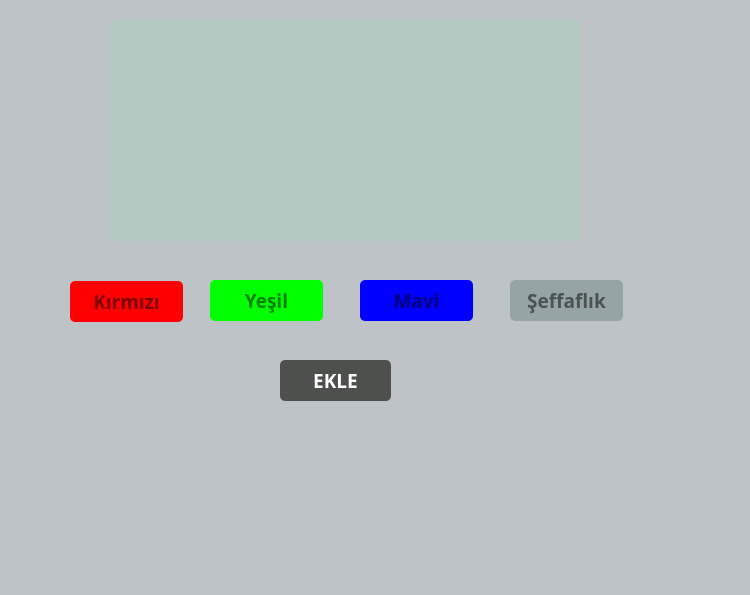
<?xml version="1.0" encoding="UTF-8"?>
<ui version="4.0">
 <class>Form</class>
 <widget class="QWidget" name="Form">
  <property name="geometry">
   <rect>
    <x>0</x>
    <y>0</y>
    <width>750</width>
    <height>595</height>
   </rect>
  </property>
  <property name="windowTitle">
   <string>Form</string>
  </property>
  <widget class="QLabel" name="lbl_bckcolor">
   <property name="geometry">
    <rect>
     <x>0</x>
     <y>0</y>
     <width>751</width>
     <height>601</height>
    </rect>
   </property>
   <property name="styleSheet">
    <string notr="true">background-color: rgb(189, 195, 199);</string>
   </property>
   <property name="text">
    <string/>
   </property>
  </widget>
  <widget class="QLabel" name="lbl_image">
   <property name="geometry">
    <rect>
     <x>120</x>
     <y>30</y>
     <width>451</width>
     <height>201</height>
    </rect>
   </property>
   <property name="styleSheet">
    <string notr="true">border-image: url(:/img/Nirvana-Wallpaper-14.jpg);</string>
   </property>
   <property name="text">
    <string/>
   </property>
  </widget>
  <widget class="QLabel" name="lbl_trans">
   <property name="geometry">
    <rect>
     <x>110</x>
     <y>20</y>
     <width>471</width>
     <height>221</height>
    </rect>
   </property>
   <property name="styleSheet">
    <string notr="true">background-color: rgb(85, 255, 127,20);</string>
   </property>
   <property name="text">
    <string/>
   </property>
  </widget>
  <widget class="QLineEdit" name="txt_kirmizi">
   <property name="geometry">
    <rect>
     <x>70</x>
     <y>281</y>
     <width>113</width>
     <height>41</height>
    </rect>
   </property>
   <property name="font">
    <font>
     <family>Segoe UI Semibold</family>
     <pointsize>14</pointsize>
     <weight>75</weight>
     <bold>true</bold>
    </font>
   </property>
   <property name="mouseTracking">
    <bool>true</bool>
   </property>
   <property name="styleSheet">
    <string notr="true">background-color: rgb(255, 0, 0); border-radius: 5px; border-color:black;</string>
   </property>
   <property name="alignment">
    <set>Qt::AlignCenter</set>
   </property>
   <property name="placeholderText">
    <string>Kırmızı</string>
   </property>
   <property name="cursorMoveStyle">
    <enum>Qt::LogicalMoveStyle</enum>
   </property>
  </widget>
  <widget class="QLineEdit" name="txt_yesil">
   <property name="geometry">
    <rect>
     <x>210</x>
     <y>280</y>
     <width>113</width>
     <height>41</height>
    </rect>
   </property>
   <property name="font">
    <font>
     <family>Segoe UI Semibold</family>
     <pointsize>14</pointsize>
     <weight>75</weight>
     <bold>true</bold>
    </font>
   </property>
   <property name="mouseTracking">
    <bool>true</bool>
   </property>
   <property name="styleSheet">
    <string notr="true">background-color: rgb(0, 255, 0);border-radius: 5px; border-color:black;</string>
   </property>
   <property name="alignment">
    <set>Qt::AlignCenter</set>
   </property>
   <property name="dragEnabled">
    <bool>false</bool>
   </property>
   <property name="readOnly">
    <bool>false</bool>
   </property>
   <property name="placeholderText">
    <string>Yeşil</string>
   </property>
   <property name="cursorMoveStyle">
    <enum>Qt::LogicalMoveStyle</enum>
   </property>
  </widget>
  <widget class="QLineEdit" name="txt_mavi">
   <property name="geometry">
    <rect>
     <x>360</x>
     <y>280</y>
     <width>113</width>
     <height>41</height>
    </rect>
   </property>
   <property name="font">
    <font>
     <family>Segoe UI Semibold</family>
     <pointsize>14</pointsize>
     <weight>75</weight>
     <bold>true</bold>
    </font>
   </property>
   <property name="mouseTracking">
    <bool>true</bool>
   </property>
   <property name="styleSheet">
    <string notr="true">background-color: rgb(0, 0, 255);border-radius: 5px; border-color:black;</string>
   </property>
   <property name="alignment">
    <set>Qt::AlignCenter</set>
   </property>
   <property name="readOnly">
    <bool>false</bool>
   </property>
   <property name="placeholderText">
    <string>Mavi</string>
   </property>
   <property name="cursorMoveStyle">
    <enum>Qt::LogicalMoveStyle</enum>
   </property>
  </widget>
  <widget class="QLineEdit" name="txt_seffaflik">
   <property name="geometry">
    <rect>
     <x>510</x>
     <y>280</y>
     <width>113</width>
     <height>41</height>
    </rect>
   </property>
   <property name="font">
    <font>
     <family>Segoe UI Semibold</family>
     <pointsize>14</pointsize>
     <weight>75</weight>
     <bold>true</bold>
    </font>
   </property>
   <property name="mouseTracking">
    <bool>true</bool>
   </property>
   <property name="styleSheet">
    <string notr="true">background-color: rgb(149, 165, 166);border-radius: 5px; border-color:black;</string>
   </property>
   <property name="alignment">
    <set>Qt::AlignCenter</set>
   </property>
   <property name="readOnly">
    <bool>false</bool>
   </property>
   <property name="placeholderText">
    <string>Şeffaflık</string>
   </property>
   <property name="cursorMoveStyle">
    <enum>Qt::LogicalMoveStyle</enum>
   </property>
  </widget>
  <widget class="QPushButton" name="btn_ekle">
   <property name="geometry">
    <rect>
     <x>280</x>
     <y>360</y>
     <width>111</width>
     <height>41</height>
    </rect>
   </property>
   <property name="font">
    <font>
     <family>Segoe UI Semilight</family>
     <pointsize>14</pointsize>
     <weight>75</weight>
     <bold>true</bold>
    </font>
   </property>
   <property name="styleSheet">
    <string notr="true">border-color:black;
border-radius:5px;
background-color: rgb(78, 80, 78);
color:white;</string>
   </property>
   <property name="text">
    <string>EKLE</string>
   </property>
  </widget>
 </widget>
 <resources>
  <include location="imgEk.qrc"/>
 </resources>
 <connections/>
</ui>
